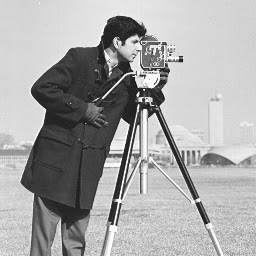
#> input picture Exp1/Input Image/cameraman.bmp, 256 x 256 px
$ python experiment1_iplab.py
#> lines starting #> are read from the running program, lines starting #| are printed output that depends on the picture
import cv2
import numpy as np
import math

cam = cv2.imread("Input Image/cameraman.bmp", cv2.IMREAD_GRAYSCALE)
#> cam is the input picture: shape (256, 256); min 20, max 255, mean 166.9


# Scaling

# Scaling using nearest neighbours interpolation:
def scale_nn(scale_x, scale_y, img=cam):
    h = img.shape[0] * scale_y
    w = img.shape[1] * scale_x

    channels = img.shape[2] if len(img.shape) == 3 else 1

    scaled = np.zeros((h, w, channels)) if len(img.shape) == 3 else np.zeros((h, w))

    for channel in range(channels):
        for i in range(h):
            for j in range(w):
                x = int(j / scale_x)
                y = int(i / scale_y)

                if x == img.shape[1]:
                    x -= 1
                if y == img.shape[0]:
                    y -= 1

                # print(i, j, "\n", x, y, "\n\n")

                if len(img.shape) == 3:
                    scaled[i, j, channel] = img[y, x, channel]
                else:
                    scaled[i, j] = img[y, x]

    return scaled


# Scaling using Bilinear interpolation:

def scale_bl(scale_x, scale_y, img=cam):
    h_orig, w_orig = img.shape[:2]
    h = int(h_orig * scale_y)
    w = int(w_orig * scale_x)
    channels = img.shape[2] if len(img.shape) == 3 else 1

    scaled = np.zeros((h, w, channels)) if channels > 1 else np.zeros((h, w))

    for channel in range(channels):
        for i in range(h):
            for j in range(w):

                x = int(j / scale_x)
                y = int(i / scale_y)

                x1 = math.floor(x)
                x2 = min(x + 1, w_orig - 1)
                y1 = math.floor(y)
                y2 = min(y + 1, h_orig - 1)

                dx = x2 - x1 if x2 != x1 else 1
                dy = y2 - y1 if y2 != y1 else 1

                w11 = (x2 - x) * (y2 - y) // dx * dy
                w12 = (x2 - x) * (y - y1) // dx * dy
                w21 = (x - x1) * (y2 - y) // dx * dy
                w22 = (x - x1) * (y - y1) // dx * dy

                if channels > 1:
                    scaled[i, j, channel] = (w11 * img[y1, x1, channel] + w12 * img[y2, x1, channel] + w21 * img[
                        y1, x2, channel] + w22 * img[y2, x2, channel])
                else:
                    scaled[i, j] = (w11 * img[y1, x1] + w12 * img[y2, x1] + w21 * img[y1, x2] + w22 * img[y2, x2])

    return scaled


# Rotation

# Rotation using nearest neighbour interpolation
def rotate_nn(theta, img=cam):
    theta_rad = np.radians(theta)

    h, w = img.shape[:2]

    channels = img.shape[2] if len(img.shape) == 3 else 1

    s = np.sin(theta_rad)
    c = np.cos(theta_rad)

    w2 = int(np.abs(w * c) + np.abs(h * s))
    h2 = int(np.abs(h * c) + np.abs(w * s))

    if channels == 1:
        rotated = np.zeros((h2, w2), dtype=img.dtype)
    else:
        rotated = np.zeros((h2, w2, channels), dtype=img.dtype)

    cx2, cy2 = w2 // 2, h2 // 2
    cx, cy = w // 2, h // 2

    for i in range(h2):
        for j in range(w2):
            y = i - cy2
            x = j - cx2

            xi = int(c * x - s * y + cx)
            yi = int(s * x + c * y + cy)

            if 0 <= xi < w and 0 <= yi < h:
                if channels > 1:
                    rotated[i, j] = img[yi, xi]
                else:
                    rotated[i, j] = img[yi, xi]

    return rotated


# Rotation using bilinear interpolation

def rotate_bl(theta, img=cam):
    theta_rad = np.radians(theta)

    h, w = img.shape[:2]
    channels = img.shape[2] if len(img.shape) == 3 else 1

    s = np.sin(theta_rad)
    c = np.cos(theta_rad)

    w2 = int(np.abs(w * c) + np.abs(h * s))
    h2 = int(np.abs(h * c) + np.abs(w * s))

    rotated = np.zeros((h2, w2)) if channels == 1 else np.zeros((h2, w2, channels))

    # Center coordinates of the new and original images
    cx2, cy2 = w2 // 2, h2 // 2
    cx, cy = w // 2, h // 2

    for i in range(h2):
        for j in range(w2):

            x = j - cx2
            y = i - cy2

            xi = c * x - s * y + cx
            yi = s * x + c * y + cy

            if 0 <= xi < w - 1 and 0 <= yi < h - 1:
                x1 = int(math.floor(xi))
                y1 = int(math.floor(yi))
                x2 = min(x1 + 1, w - 1)
                y2 = min(y1 + 1, h - 1)

                dx = x2 - x1 if x2 != x1 else 1
                dy = y2 - y1 if y2 != y1 else 1

                w11 = (x2 - xi) * (y2 - yi) / dx * dy
                w12 = (xi - x1) * (y2 - yi) / dx * dy
                w21 = (x2 - xi) * (yi - y1) / dx * dy
                w22 = (xi - x1) * (yi - y1) / dx * dy

                if channels > 1:
                    for c in range(channels):
                        rotated[i, j, c] = (
                                w11 * img[y1, x1, c] + w12 * img[y1, x2, c] + w21 * img[y2, x1, c] + w22 * img[
                            y2, x2, c])
                else:
                    rotated[i, j] = (w11 * img[y1, x1] + w12 * img[y1, x2] + w21 * img[y2, x1] + w22 * img[y2, x2])

    return rotated


image = scale_nn(2, 2)
#> after the loop in scale_nn, `for channel in range(channels):`:
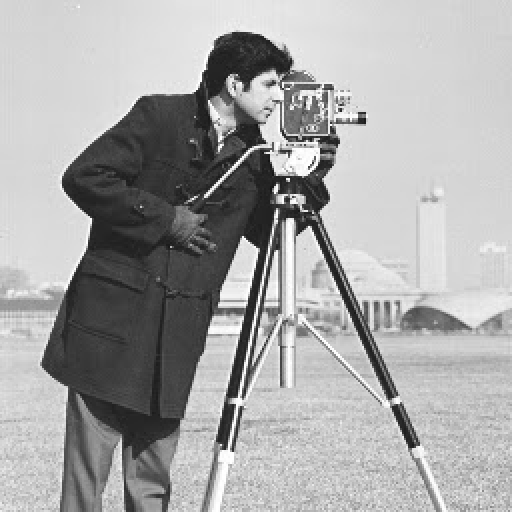
#> scaled: shape (512, 512) float64; min 20, max 255, mean 166.9
cv2.imwrite('Output Images/Scaling/Scaled Image (Factor 2) By Nearest Neighbour Interpolation.bmp', image)

image = scale_bl(2, 2)
cv2.imwrite('Output Images/Scaling/Scaled Image (Factor 2) By Bilinear Interpolation.bmp', image)
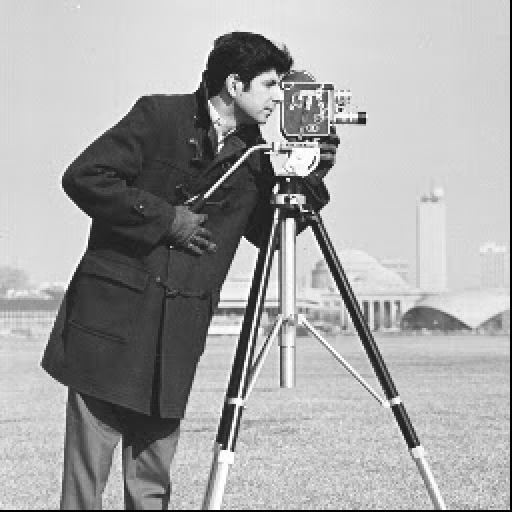
#> saved as Scaled Image (Factor 2) By Bilinear Interpolation.bmp: shape (512, 512); min 0, max 255, mean 165.4

image = rotate_nn(45)
#> after the loop in rotate_nn, `for i in range(h2):`:
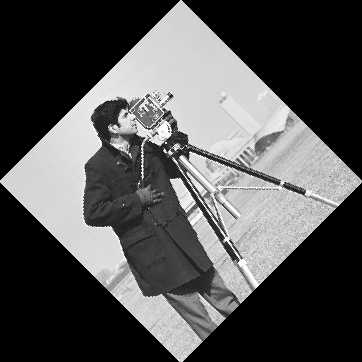
#> rotated: shape (362, 362); min 0, max 255, mean 84.6
cv2.imwrite('Output Images/Rotation/Rotated Image (45 degrees) By Nearest Neighbour interpolation.bmp', image)

image = rotate_bl(45)
#> after the loop in rotate_bl, `for i in range(h2):`:
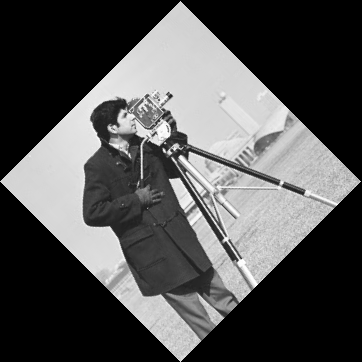
#> rotated: shape (362, 362) float64; min 0, max 255, mean 82.9
cv2.imwrite('Output Images/Rotation/Rotated Image (45 degrees) By Bilinear Interpolation.bmp', image)
